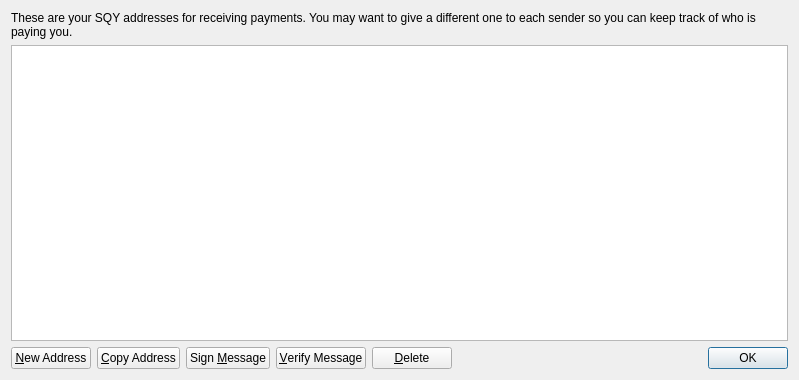
<?xml version="1.0" encoding="UTF-8"?>
<ui version="4.0">
 <class>AddressBookPage</class>
 <widget class="QWidget" name="AddressBookPage">
  <property name="geometry">
   <rect>
    <x>0</x>
    <y>0</y>
    <width>799</width>
    <height>380</height>
   </rect>
  </property>
  <property name="windowTitle">
   <string>Address Book</string>
  </property>
  <layout class="QVBoxLayout" name="verticalLayout">
   <item>
    <widget class="QLabel" name="labelExplanation">
     <property name="text">
      <string>These are your SQY addresses for receiving payments. You may want to give a different one to each sender so you can keep track of who is paying you.</string>
     </property>
     <property name="textFormat">
      <enum>Qt::PlainText</enum>
     </property>
     <property name="wordWrap">
      <bool>true</bool>
     </property>
    </widget>
   </item>
   <item>
    <widget class="QTableView" name="tableView">
     <property name="contextMenuPolicy">
      <enum>Qt::CustomContextMenu</enum>
     </property>
     <property name="toolTip">
      <string>Double-click to edit address or label</string>
     </property>
     <property name="tabKeyNavigation">
      <bool>false</bool>
     </property>
     <property name="alternatingRowColors">
      <bool>true</bool>
     </property>
     <property name="selectionMode">
      <enum>QAbstractItemView::SingleSelection</enum>
     </property>
     <property name="selectionBehavior">
      <enum>QAbstractItemView::SelectRows</enum>
     </property>
     <property name="sortingEnabled">
      <bool>true</bool>
     </property>
     <attribute name="verticalHeaderVisible">
      <bool>false</bool>
     </attribute>
    </widget>
   </item>
   <item>
    <layout class="QHBoxLayout" name="horizontalLayout">
     <item>
      <widget class="QPushButton" name="newAddressButton">
       <property name="toolTip">
        <string>Create a new address</string>
       </property>
       <property name="text">
        <string>&amp;New Address</string>
       </property>
       <property name="icon">
        <iconset resource="../bitcoin.qrc">
         <normaloff>:/icons/add</normaloff>:/icons/add</iconset>
       </property>
      </widget>
     </item>
     <item>
      <widget class="QPushButton" name="copyToClipboard">
       <property name="toolTip">
        <string>Copy the currently selected address to the system clipboard</string>
       </property>
       <property name="text">
        <string>&amp;Copy Address</string>
       </property>
       <property name="icon">
        <iconset resource="../bitcoin.qrc">
         <normaloff>:/icons/editcopy</normaloff>:/icons/editcopy</iconset>
       </property>
      </widget>
     </item>
     <item>
      <widget class="QPushButton" name="signMessage">
       <property name="toolTip">
        <string>Sign a message to prove you own a SQY address</string>
       </property>
       <property name="text">
        <string>Sign &amp;Message</string>
       </property>
       <property name="icon">
        <iconset resource="../bitcoin.qrc">
         <normaloff>:/icons/edit</normaloff>:/icons/edit</iconset>
       </property>
      </widget>
     </item>
     <item>
      <widget class="QPushButton" name="verifyMessage">
       <property name="toolTip">
        <string>Verify a message to ensure it was signed with a specified SQY address</string>
       </property>
       <property name="text">
        <string>&amp;Verify Message</string>
       </property>
       <property name="icon">
        <iconset resource="../bitcoin.qrc">
         <normaloff>:/icons/transaction_0</normaloff>:/icons/transaction_0</iconset>
       </property>
      </widget>
     </item>
     <item>
      <widget class="QPushButton" name="deleteButton">
       <property name="toolTip">
        <string>Delete the currently selected address from the list</string>
       </property>
       <property name="text">
        <string>&amp;Delete</string>
       </property>
       <property name="icon">
        <iconset resource="../bitcoin.qrc">
         <normaloff>:/icons/remove</normaloff>:/icons/remove</iconset>
       </property>
      </widget>
     </item>
     <item>
      <spacer name="horizontalSpacer">
       <property name="orientation">
        <enum>Qt::Horizontal</enum>
       </property>
       <property name="sizeHint" stdset="0">
        <size>
         <width>40</width>
         <height>20</height>
        </size>
       </property>
      </spacer>
     </item>
     <item>
      <widget class="QDialogButtonBox" name="buttonBox">
       <property name="sizePolicy">
        <sizepolicy hsizetype="Maximum" vsizetype="Fixed">
         <horstretch>0</horstretch>
         <verstretch>0</verstretch>
        </sizepolicy>
       </property>
       <property name="standardButtons">
        <set>QDialogButtonBox::Ok</set>
       </property>
      </widget>
     </item>
    </layout>
   </item>
  </layout>
 </widget>
 <resources>
  <include location="../bitcoin.qrc"/>
 </resources>
 <connections/>
</ui>
